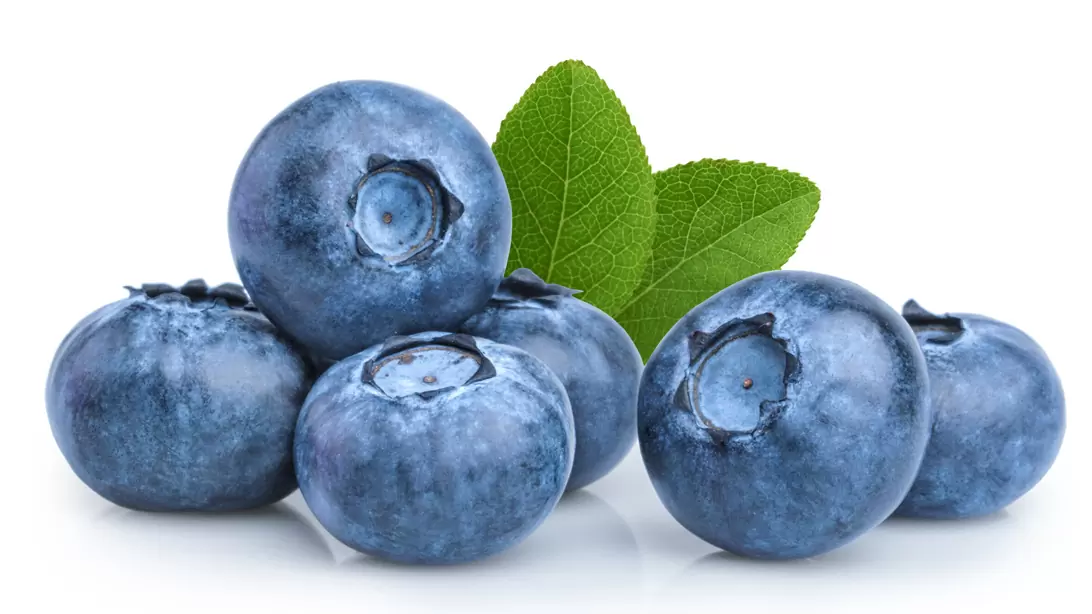
#> input picture recursos/Arandanos.webp, 1092 x 614 px, found by its file name
$ python filtrado_imagenes.py
#> lines starting #> are read from the running program, lines starting #| are printed output that depends on the picture
# -*- coding: utf-8 -*-
"""
Created on Thu Jun 15 11:59:23 2023

@author: JUAN PABLO GASCA
"""
#Import library's
import cv2
import numpy as np

#Read the picture
blueberries = cv2.imread(r"C:\Users\JUANPABLOGASCA\Desktop\Deep_Vision\recursos\Arandanos.webp")
#> blueberries is the input picture: shape (614, 1092, 3); mean B, G, R 195.4, 186.9, 170.6
#Show the picture
cv2.imshow('',blueberries)

#Kernel Creation
kernel_3x3 = np.ones((3,3))/(3*3) #Matrix conformed by 3*3 (average equal 1)
output3x3 = cv2.filter2D(blueberries,-1,kernel_3x3) #Final image with filter
#Picture filter by 3x3
cv2.imshow('Filter 3*3',output3x3)
cv2.waitKey(0)
cv2.destroyAllWindows()

#Kernel Creation with filter 11x11
kernel_11x11 = np.ones((11,11))/(11*11) #Matrix conformed by 11*11 (average equal 1)
output11x11 = cv2.filter2D(blueberries,-1,kernel_11x11) #Final image with filter
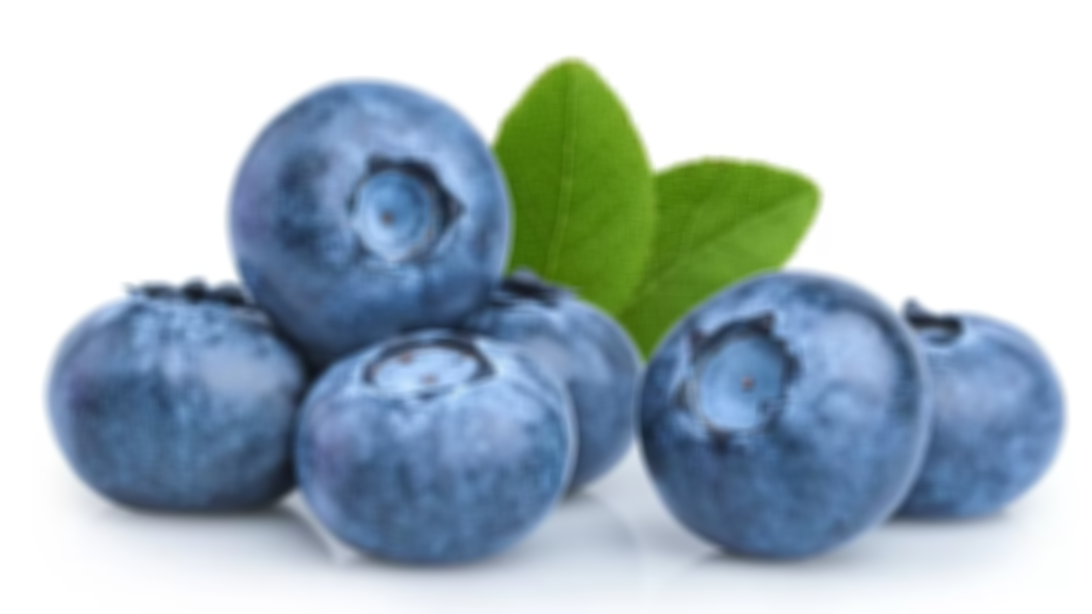
#> output11x11: shape (614, 1092, 3); mean B, G, R 195.4, 186.9, 170.6
#Picture filter by 11x11
cv2.imshow('Filter 11*11',output11x11)
cv2.waitKey(0)
cv2.destroyAllWindows()


#Kernel Creation with filter 31x31
kernel_31x31 = np.ones((31,31))/(31*31) #Matrix conformed by 31*31 (average equal 1)
output31x31 = cv2.filter2D(blueberries,-1,kernel_31x31) #Final image with filter
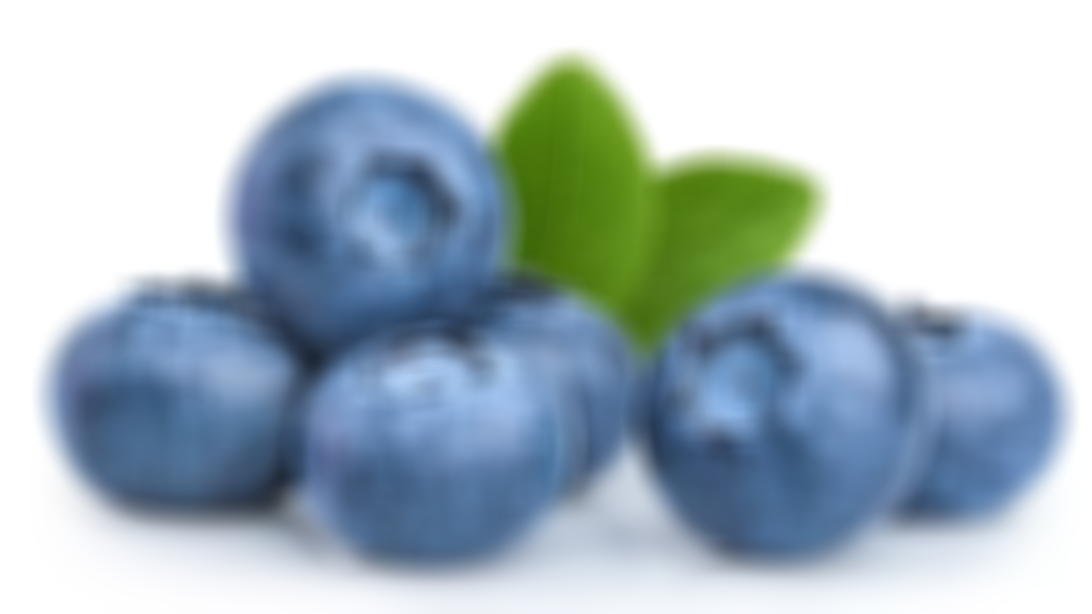
#> output31x31: shape (614, 1092, 3); mean B, G, R 195.4, 186.9, 170.6
#Picture filter by 31x31
cv2.imshow('Filter 31*31',output31x31)
cv2.waitKey(0)
cv2.destroyAllWindows()

$ run again, with recursos/bananos.jpg saved as recursos/Arandanos.webp
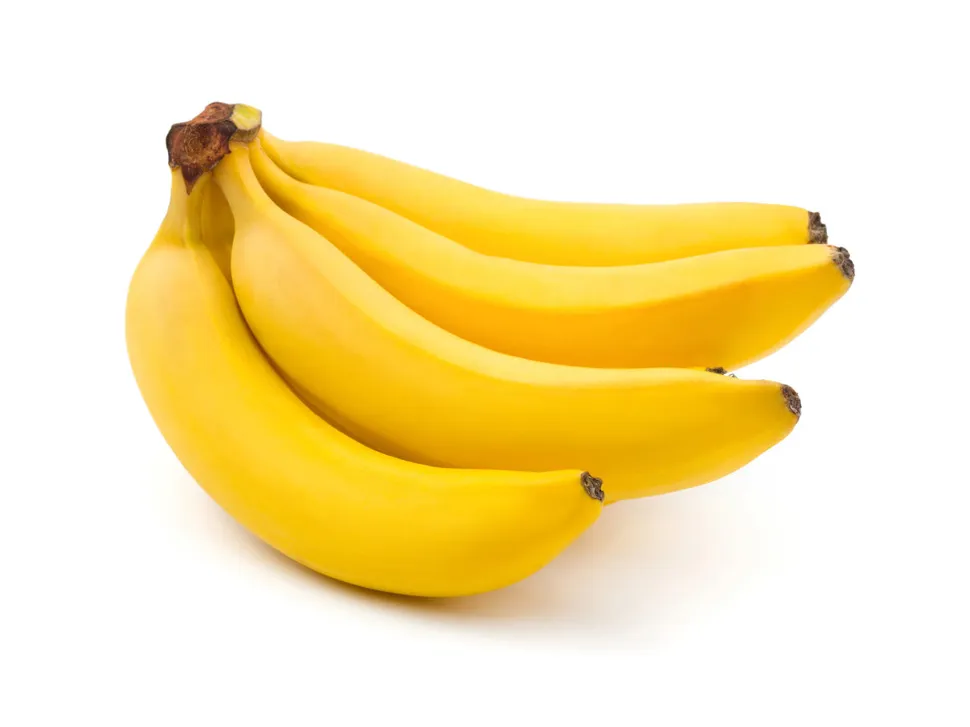
#> input picture recursos/bananos.jpg, 970 x 727 px, shrunk from 1200 x 900 before the run, found by its file name
#> blueberries is the input picture: shape (727, 970, 3); mean B, G, R 178.6, 231.5, 249.4
#> `output11x11 = cv2.filter2D(blueberries,-1,kernel_11x11)`:
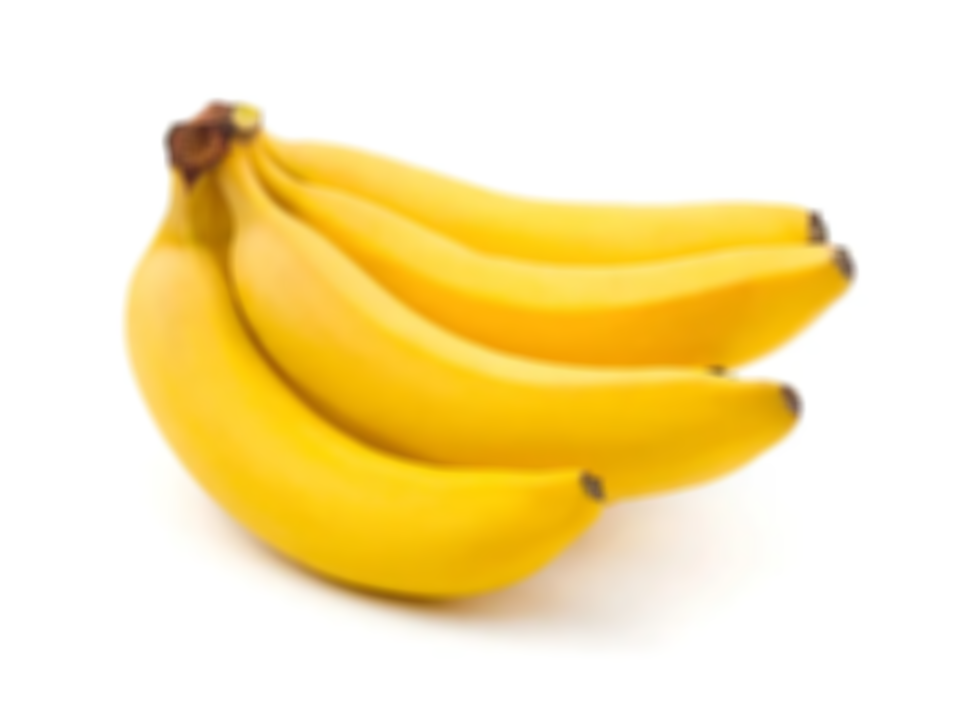
#> output11x11: shape (727, 970, 3); mean B, G, R 178.6, 231.5, 249.4
#> `output31x31 = cv2.filter2D(blueberries,-1,kernel_31x31)`:
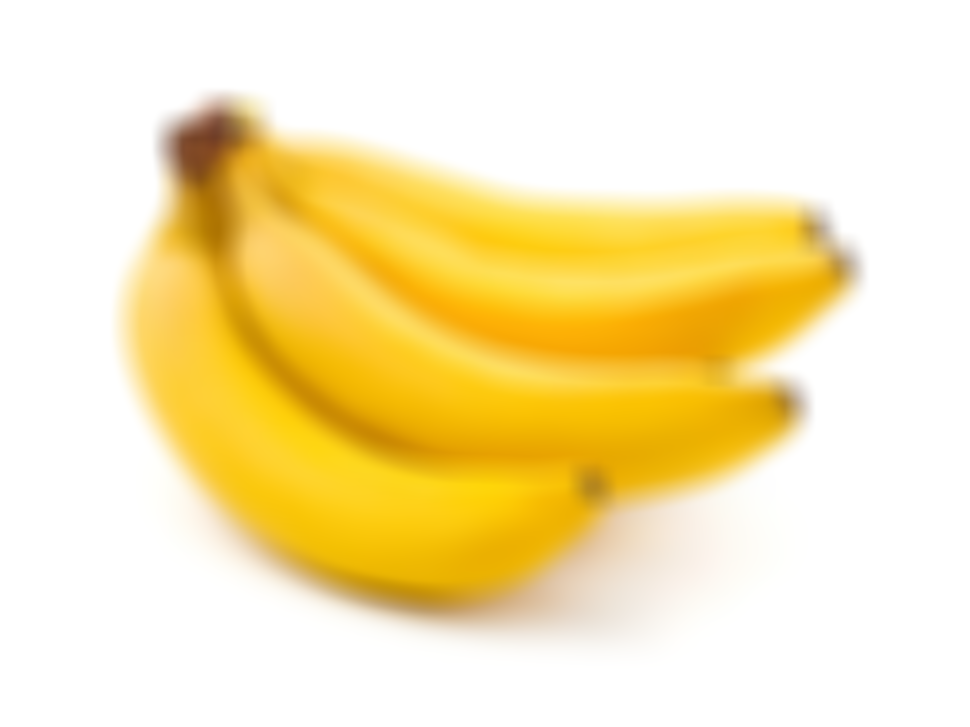
#> output31x31: shape (727, 970, 3); mean B, G, R 178.6, 231.5, 249.4
